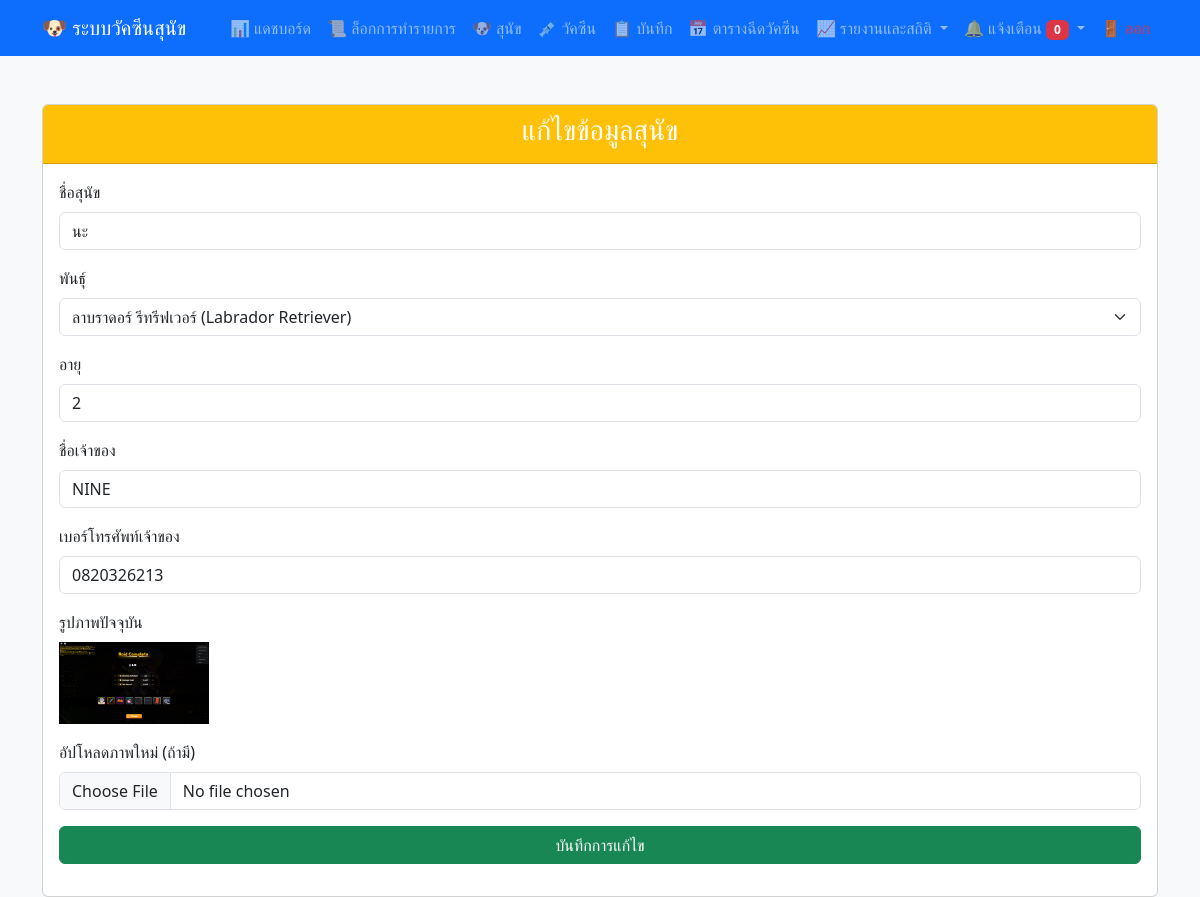
The page /pages/edit_dog.php?id=40 (signed in) on the database its author committed.
### tables this page shows
CREATE TABLE `dogs` (
  `DogID` int(11) NOT NULL,
  `Name` varchar(100) NOT NULL,
  `Breed` varchar(100) DEFAULT NULL,
  `Age` int(11) DEFAULT NULL,
  `OwnerName` varchar(100) DEFAULT NULL,
  `ImagePath` varchar(255) DEFAULT NULL,
  `OwnerPhone` varchar(15) DEFAULT NULL,
  `Phone` varchar(20) DEFAULT NULL
);

### pages/edit_dog.php (the view, shortened to what this page needs)
<?php
include 'menu.php';
include 'log_activity.php';
$dogID = $_GET['id'];
$stmt = $conn->prepare("SELECT * FROM Dogs WHERE DogID = ?");
$stmt->execute([$dogID]);
$dog = $stmt->fetch();
?>
<!DOCTYPE html>
<html lang="th">
<head>
    <link href="https://cdn.jsdelivr.net/npm/bootstrap@5.3.0/dist/css/bootstrap.min.css" rel="stylesheet">
</head>
<body class="bg-light">
    <div class="container mt-5">
        <div class="card">
            <div class="card-header bg-warning text-white">
                <h3 class="text-center">แก้ไขข้อมูลสุนัข</h3>
            </div>
            <div class="card-body">
                <form method="POST" enctype="multipart/form-data">
                    <div class="mb-3">
                        <label class="form-label">ชื่อสุนัข</label>
                        <input type="text" name="name" class="form-control" value="<?= htmlspecialchars($dog['Name']) ?>" required>
                    </div>
                    <div class="mb-3">
                        <label class="form-label">พันธุ์</label>
                        <select name="breed" class="form-select" required>
                            <?php
                            $breeds = [
                                "โกลเด้น รีทรีฟเวอร์ (Golden Retriever)",
                                "ลาบราดอร์ รีทรีฟเวอร์ (Labrador Retriever)",
                                "ไซบีเรียน ฮัสกี้ (Siberian Husky)",
                                "ปอมเมอเรเนียน (Pomeranian)",
                                "ชิวาวา (Chihuahua)",
                                "สุนัขบ้าน",
                                "อื่นๆ"
                            ];
                            foreach ($breeds as $breed_option) {
                                $selected = ($dog['Breed'] == $breed_option) ? 'selected' : '';
                                echo "<option value='" . htmlspecialchars($breed_option) . "' $selected>" . htmlspecialchars($breed_option) . "</option>";
                            }
                            ?>
                        </select>
                    </div>
                    <div class="mb-3">
                        <label class="form-label">อายุ</label>
                        <input type="number" name="age" class="form-control" value="<?= htmlspecialchars($dog['Age']) ?>" required>
                    </div>
                    <div class="mb-3">
                        <label class="form-label">ชื่อเจ้าของ</label>
                        <input type="text" name="ownerName" class="form-control" value="<?= htmlspecialchars($dog['OwnerName']) ?>" required>
                    </div>
                    <div class="mb-3">
                        <label class="form-label">เบอร์โทรศัพท์เจ้าของ</label>
                        <input type="text" name="ownerPhone" class="form-control" value="<?= htmlspecialchars($dog['OwnerPhone'] ?? '') ?>" required>
                    </div>
                    <div class="mb-3">
                        <label class="form-label">รูปภาพปัจจุบัน</label><br>
                        <?php if (!empty($dog['ImagePath'])): ?>
                            <img src="<?= htmlspecialchars($dog['ImagePath']) ?>" alt="dog image" width="150">
                        <?php else: ?>
                            <span>ไม่มีรูปภาพ</span>
                        <?php endif; ?>
                    </div>
                    <div class="mb-3">
                        <label class="form-label">อัปโหลดภาพใหม่ (ถ้ามี)</label>
                        <input type="file" name="dog_image" class="form-control">
                    </div>
                    <button type="submit" class="btn btn-success w-100">บันทึกการแก้ไข</button>
                </form>
            </div>
        </div>
    </div>
</body>
</html>

### rows shown on the page
dogs: name "นะ", age "2", ownerName "NINE", ownerPhone "0820326213", ImagePath (picture)

### other values the page prints
form field breed "ลาบราดอร์ รีทรีฟเวอร์ (Labrador Retriever)"
